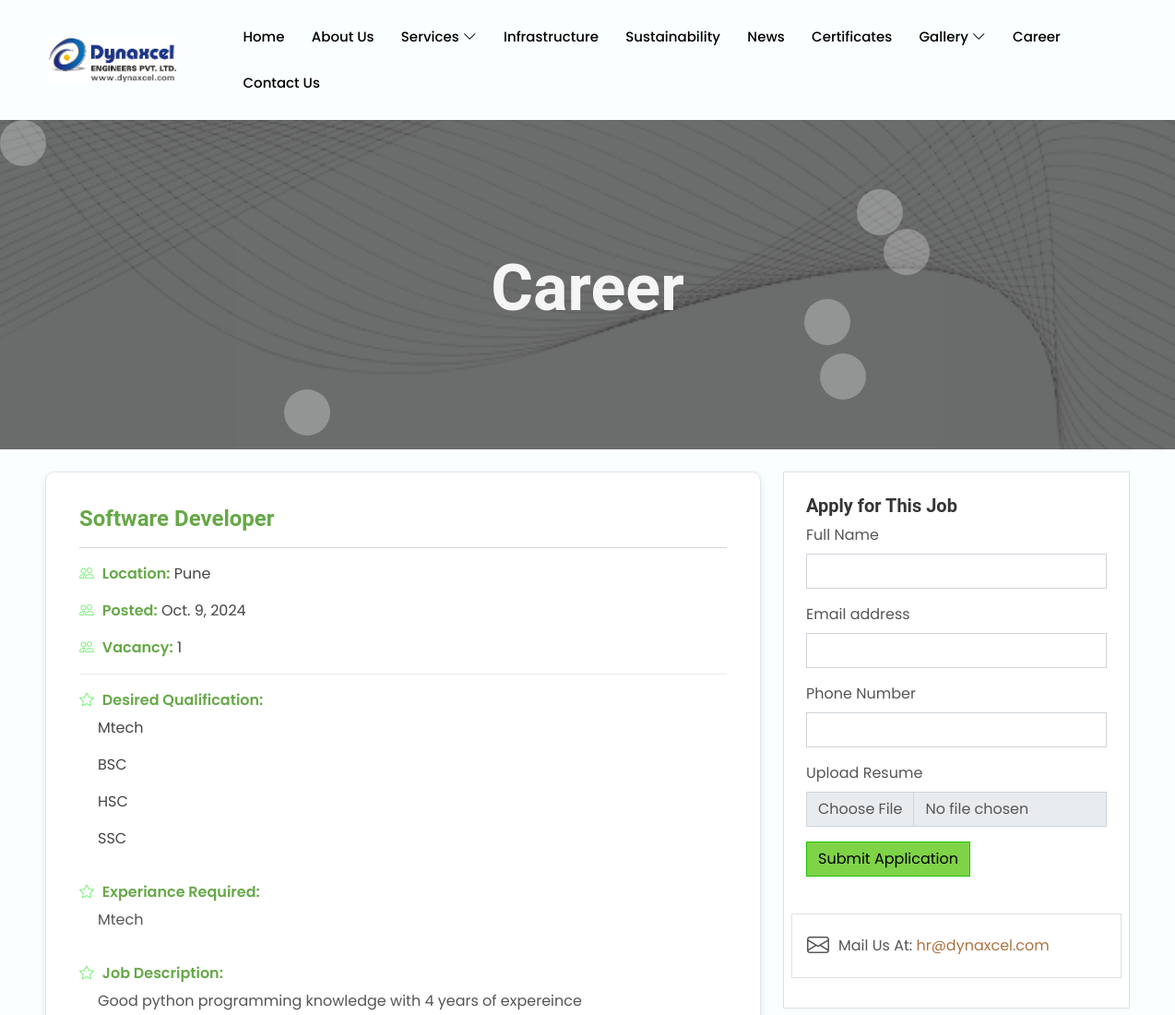
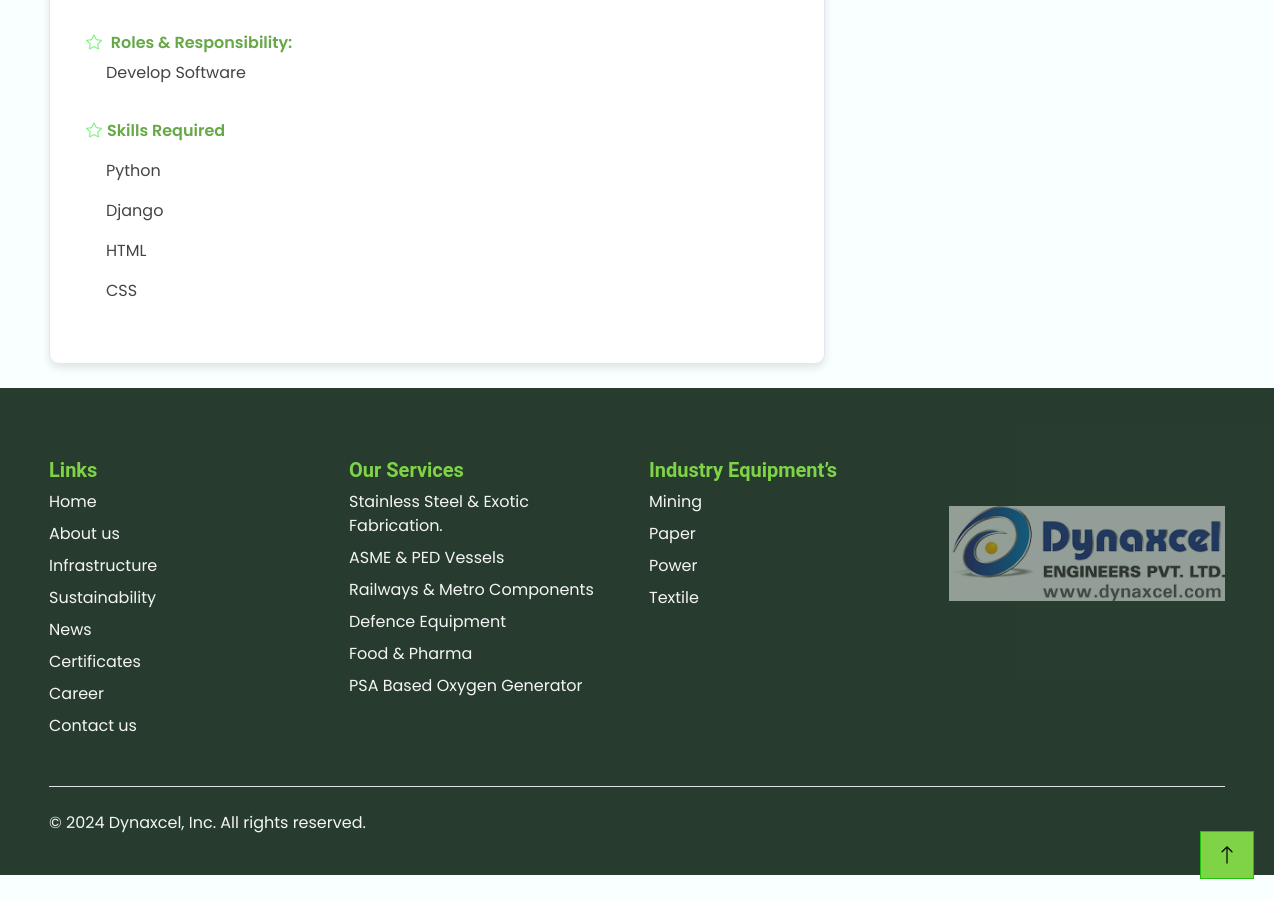
Page /web/career_apply_job/1 on the committed database (2 pictures, top to bottom).
### WebAdmin/models.py (models this page shows, shortened)
class Career(models.Model):
    title = models.CharField(max_length=255)
    location = models.CharField(max_length=100)
    posted_on = models.DateField(auto_now_add=True)
    vacancy = models.IntegerField()
    desired_qualification = models.TextField()
    experience_required = models.TextField()
    career_description = models.TextField()
    roles_responsibility = models.TextField()
    skills_required = models.TextField()
    is_publish=models.BooleanField(default=True)

### WebApp/views.py (the view)
# urls.py: path('career_apply_job', career_apply_job, name="career_apply_job"),
def career_apply_job(request,id):
    job_details=Career.objects.get(id=id)
    return render(request,"career_apply_job.html",{'job_details':job_details})

### WebApp/templates/career_apply_job.html (shortened to what this page needs)
{% extends "website_base.html" %}
{% load static %}
{% block content %}
<section class="page-header">
    <div class="container-fluid">
        <div class="row">
            <div class="col-lg-12 text-center text-light">
                <h1 class="text-light" style="font-size: 40;">Career</h1>
            </div>
        </div>
    </div>
    <div class="shape-container">
        <div class="shape circle"></div>
    </div>
</section>
<div class="container mt-4">
    <div class="row">
        <div class="col-12 col-md-8">
            <div class="card mb-4 job-card">
                <div class="card-body">
                    <h2 class="card-title">{{job_details.title}}</h2>
                    <hr>
                    <p class="card-text mt-3">
                        <strong><i class="bi bi-people card-icon"></i> Location:</strong> {{job_details.location}}
                    </p>
                    <p class="card-text mt-3">
                        <strong><i class="bi bi-people card-icon"></i> Posted:</strong> {{job_details.posted_on}}
                    </p>
                    <p class="card-text mt-3">
                        <strong><i class="bi bi-people card-icon"></i> Vacancy:</strong> {{job_details.vacancy}}
                    </p>
                    <hr style="color: #adadad;">
                    <p class="card-text">
                        <strong><i class="bi bi-star card-icon"></i> Desired Qualification:</strong>
                    </p>
                    <ul style="position: relative; top: -10px;">
                         {{job_details.desired_qualification|safe}}
                    </ul>
                    <p class="card-text">
                        <strong><i class="bi bi-star card-icon"></i> Experiance Required:</strong>
                    </p>
                    <ul style="position: relative; top: -10px;">
                         {{job_details.experience_required|safe}}
                    </ul>
                    <p class="card-text">
                        <strong><i class="bi bi-star card-icon"></i> Job Description:</strong>
                    </p>
                    <ul style="position: relative; top: -10px;">
                         {{job_details.career_description|safe}}
                    </ul>
                    <p class="card-text">
                        <strong><i class="bi bi-star card-icon"></i> Roles & Responsibility:</strong>
                    </p>
                    <ul style="position: relative; top: -10px;">
                         {{job_details.roles_responsibility|safe}}
                    </ul>
                    <p class="card-text">
                        <strong><i class="bi bi-star card-icon"></i>Skills Required</strong>
                    </p>
                    <ul>
                         {{job_details.skills_required|safe}}
                    </ul>
                </div>
            </div>
        </div>
        <div class="col-12 col-md-4">
            <div class="d-flex flex-column justify-content-between" style="height: 100%;">
                <div class="card mb-4 p-2">
                    <div class="card-body">
                        <h5 class="card-title">Apply for This Job</h5>
                        <form  method="POST" enctype="multipart/form-data" action="{% url "create_career_application" %}">
                            <div class="mb-3">
                                <label for="name" class="form-label">Full Name</label>
                                <input type="text" class="form-control" id="name" name="name" required>
                            </div>
                            <div class="mb-3">
                                <label for="email" class="form-label">Email address</label>
                                <input type="email" class="form-control" id="email" name="email" required>
                            </div>
                            <div class="mb-3">
                                <label for="phone" class="form-label">Phone Number</label>
                                <input type="tel" class="form-control" id="phone" name="phone" required>
                            </div>
                            <div class="mb-3">
                                <label for="resume" class="form-label">Upload Resume</label>
                                <input class="form-control" type="file" id="resume" name="resume" required>
                            </div>
                            <button type="submit" class="btn btn-primary">Submit Application</button>
                        </form>
                    </div>
                    <div class="card mb-4 mt-4">
                        <div class="card-body d-flex align-items-center">
                            <i class="bi bi-envelope" style="font-size: 24px; margin-right: 10px;"></i>
                            <p class="mb-0">Mail Us At: <a href="mailto:hr@dynaxcel.com">hr@dynaxcel.com</a></p>
                        </div>
                    </div>
                </div>
            </div>
        </div>
    </div>
</div>
{% endblock content %}

### static/website/css/style.css (style rules this page uses)
body { line-height: 1.5; font-family: 'Poppins'; font-weight: 400; overflow-x: hidden; background-color: #f9feff; }
* { margin:0; box-sizing: border-box; }
:before,:after { box-sizing: border-box; }
.container { max-width: 1200px; margin:auto; }
.row { display: flex; flex-wrap: wrap; }
ul { list-style: none; margin:0; padding:0; }
a { text-decoration: none; }

### rows in the picture
Career: title "Software Developer", location "Pune", posted_on "Oct. 9, 2024", vacancy "1", desired_qualification "Mtech BSC HSC SSC", experience_required "Mtech", career_description "Good python programming knowledge with 4 years of expereince", roles_responsibility "Develop Software", skills_required "Python Django HTML CSS"
